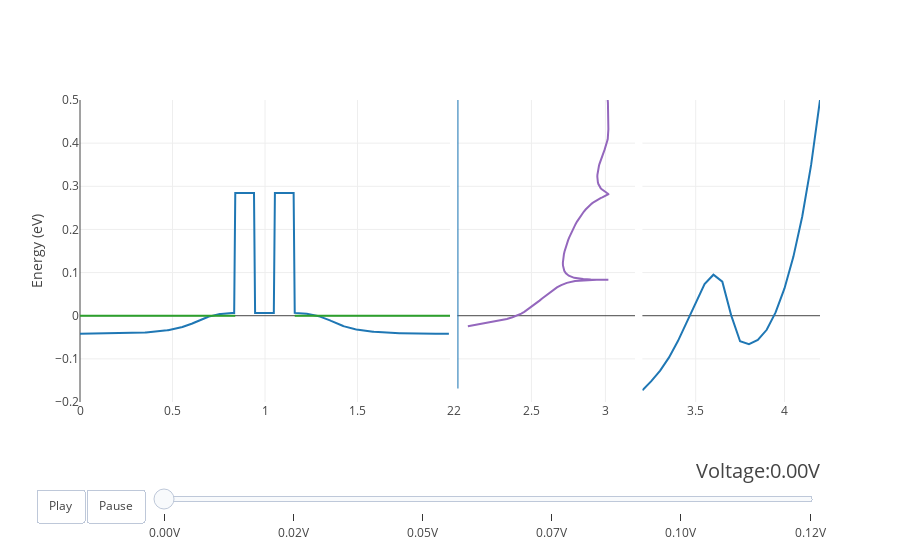

Source (notebook cell):
### Code cell
init_notebook_mode(connected=True)

figure = {
    'data': [],
    'layout': {},
    'frames': []
}

figure['layout']['xaxis'] = {'range': [0, 2], 'domain' : [0, 0.5]}
figure['layout']['xaxis2'] = {'range': [2, 3.2], 'domain' : [0.51, 0.75]}
figure['layout']['xaxis3'] = {'range': [3.2, 4.2], 'domain' : [0.76, 1]}
figure['layout']['yaxis'] = {'range': [-0.2, 0.5], 'title': 'Energy (eV)'}
figure['layout']['hovermode'] = 'closest'
figure['layout']['sliders'] = {
    'args': [
        'transition', {
            'duration': 400,
            'easing': 'cubic-in-out'
        }
    ],
    'initialValue': '0.00V',
    'plotlycommand': 'animate',
    'values': voltages,
    'visible': True
}


figure['layout']['updatemenus'] = [
    {
        'buttons': [
            {
                'args': [None, {'frame': {'duration': 500, 'redraw': False},
                         'fromcurrent': True, 'transition': {'duration': 300, 'easing': 'quadratic-in-out'}}],
                'label': 'Play',
                'method': 'animate'
            },
            {
                'args': [[None], {'frame': {'duration': 0, 'redraw': False}, 'mode': 'immediate',
                'transition': {'duration': 0}}],
                'label': 'Pause',
                'method': 'animate'
            }
        ],
        'direction': 'left',
        'pad': {'r': 10, 't': 87},
        'showactive': False,
        'type': 'buttons',
        'x': 0.1,
        'xanchor': 'right',
        'y': 0,
        'yanchor': 'top'
    }
]

sliders_dict = {
    'active': 0,
    'yanchor': 'top',
    'xanchor': 'left',
    'currentvalue': {
        'font': {'size': 20},
        'prefix': 'Voltage:',
        'visible': True,
        'xanchor': 'right'
    },
    'transition': {'duration': 300, 'easing': 'cubic-in-out'},
    'pad': {'b': 10, 't': 50},
    'len': 0.9,
    'x': 0.1,
    'y': 0,
    'steps': []
}

# make data
year = "0.00V"
data_dict = {
    'x': x,
    'y': y0["0.00V"],
    'showlegend' : False,
    'line' : {'color':'#1f77b4'}    
}
figure['data'].append(data_dict)
data_dict = {
    'x': x5,
    'y': y5,
    'mode': 'lines',
    'showlegend' : False,
    'line' : {'color':'#2CA02C'}
}
figure['data'].append(data_dict)
data_dict = {
    'x': x6,
    'y': y6["0.00V"],
    'mode': 'lines',
    'showlegend' : False,
    'line' : {'color':'#2CA02C'}
}
figure['data'].append(data_dict)
data_dict = {
    'x': x1["0.00V"],
    'y': y1["0.00V"],
    'xaxis' : 'x2',
    'showlegend' : False,
    'line' : {'color':'#1f77b4'}    
    
}
figure['data'].append(data_dict)
data_dict = {
    'x': x4["0.00V"],
    'y': y4["0.00V"],
    'xaxis' : 'x2',
    'showlegend' : False
    
}
figure['data'].append(data_dict)
data_dict = {
    'x': x2,
    'y': y2,
    'xaxis' : 'x3',
    'showlegend' : False,
    'line' : {'color':'#1f77b4'},   
    
}
figure['data'].append(data_dict)
data_dict = {
    'x': x3,
    'y': y3,
    'xaxis' : 'x3',
    'showlegend' : False,
    'line' : {'color':'#D62728'},   
}
figure['data'].append(data_dict)

for v in voltages:
    y = y0[v]
    t_x = x1[v]
    t = y1[v]
    tt_x = x4[v]
    tt = y4[v]
    c_x = x3[v]
    c = y3[v]
    year = v
    frame = {'data': [], 'name': v}
    data_dict = {
        'x': x,
        'y': y,
        'showlegend' : False,
        'line' : {'color':'#1f77b4'}            
    }
    frame['data'].append(data_dict)
    data_dict = {
        'x': x5,
        'y': y5,
        'mode': 'lines',
        'showlegend' : False,
        'line' : {'color':'#2CA02C'}
    }
    frame['data'].append(data_dict)    
    data_dict = {
        'x': x6,
        'y': y6[v],
        'mode': 'lines',
        'showlegend' : False,
        'line' : {'color':'#2CA02C'}
    }
    frame['data'].append(data_dict)    
    data_dict = {
        'x':  t_x,
        'y': t,
        'xaxis' : 'x2',
        'showlegend' : False,
        'line' : {'color':'#1f77b4'}            
    }
    frame['data'].append(data_dict)
    data_dict = {
        'x':  tt_x,
        'y': tt,
        'xaxis' : 'x2',
        'showlegend' : False          
    }
    frame['data'].append(data_dict)
    data_dict = {
        'x': x2,
        'y': y2,
        'xaxis' : 'x3',
        'showlegend' : False,
        'line' : {'color':'#1f77b4'}        
    }
    frame['data'].append(data_dict)
    data_dict = {
        'x': c_x,
        'y': c,
        'xaxis' : 'x3',
        'showlegend' : False,
        'line' : {'color':'#D62728'},        
    }
    frame['data'].append(data_dict)    

    figure['frames'].append(frame)
    slider_step = {'args': [
        [year],
        {'frame': {'duration': 300, 'redraw': True},
         'mode': 'immediate',
       'transition': {'duration': 300}}
     ],
     'label': year,
     'method': 'animate'}
    sliders_dict['steps'].append(slider_step)

  
figure['layout']['sliders'] = [sliders_dict]

iplot(figure, show_link=False)

### Figure 1 — Plotly figure (JSON) as saved in the notebook; plotly's stock layout.template omitted (floating-point values rounded to 4 significant figures; data arrays with more than 128 entries replaced by an {"elided": "..."} marker saying what was removed)
{"data": [{"line": {"color": "#1f77b4"}, "showlegend": false, "x": {"elided": "336 float values"}, "y": {"elided": "336 float values"}}, {"line": {"color": "#2CA02C"}, "mode": "lines", "showlegend": false, "x": [0, 0.8393], "y": [0, 0]}, {"line": {"color": "#2CA02C"}, "mode": "lines", "showlegend": false, "x": [1.161, 2], "y": [0, 0]}, {"line": {"color": "#1f77b4"}, "showlegend": false, "x": {"elided": "210 float values"}, "xaxis": "x2", "y": {"elided": "210 float values"}}, {"showlegend": false, "x": {"elided": "187 float values"}, "xaxis": "x2", "y": {"elided": "187 float values"}}, {"line": {"color": "#1f77b4"}, "showlegend": false, "x": [3.2, 3.25, 3.3, 3.35, 3.4, 3.45, 3.5, 3.55, 3.6, 3.65, 3.7, 3.75, 3.8, 3.85, 3.9, 3.95, 4, 4.05, 4.1, 4.15, 4.2], "xaxis": "x3", "y": [-0.1729, -0.1515, -0.1271, -0.09661, -0.0588, -0.0147, 0.02675, 0.07306, 0.09504, 0.07901, 0.0008684, -0.05911, -0.06575, -0.05633, -0.03265, 0.007517, 0.06326, 0.1364, 0.2301, 0.3496, 0.5]}, {"line": {"color": "#D62728"}, "showlegend": false, "x": {"0.00V": [3.2], "0.02V": [3.25], "0.05V": [3.3], "0.07V": [3.35], "0.10V": [3.4], "0.12V": [3.45]}, "xaxis": "x3", "y": {"0.00V": [-0.1729], "0.02V": [-0.1515], "0.05V": [-0.1271], "0.07V": [-0.09661], "0.10V": [-0.0588], "0.12V": [-0.0147]}}], "layout": {"hovermode": "closest", "sliders": [{"active": 0, "currentvalue": {"font": {"size": 20}, "prefix": "Voltage:", "visible": true, "xanchor": "right"}, "len": 0.9, "pad": {"b": 10, "t": 50}, "steps": [{"args": [["0.00V"], {"frame": {"duration": 300, "redraw": true}, "mode": "immediate", "transition": {"duration": 300}}], "label": "0.00V", "method": "animate"}, {"args": [["0.02V"], {"frame": {"duration": 300, "redraw": true}, "mode": "immediate", "transition": {"duration": 300}}], "label": "0.02V", "method": "animate"}, {"args": [["0.05V"], {"frame": {"duration": 300, "redraw": true}, "mode": "immediate", "transition": {"duration": 300}}], "label": "0.05V", "method": "animate"}, {"args": [["0.07V"], {"frame": {"duration": 300, "redraw": true}, "mode": "immediate", "transition": {"duration": 300}}], "label": "0.07V", "method": "animate"}, {"args": [["0.10V"], {"frame": {"duration": 300, "redraw": true}, "mode": "immediate", "transition": {"duration": 300}}], "label": "0.10V", "method": "animate"}, {"args": [["0.12V"], {"frame": {"duration": 300, "redraw": true}, "mode": "immediate", "transition": {"duration": 300}}], "label": "0.12V", "method": "animate"}], "transition": {"duration": 300, "easing": "cubic-in-out"}, "x": 0.1, "xanchor": "left", "y": 0, "yanchor": "top"}], "updatemenus": [{"buttons": [{"args": [null, {"frame": {"duration": 500, "redraw": false}, "fromcurrent": true, "transition": {"duration": 300, "easing": "quadratic-in-out"}}], "label": "Play", "method": "animate"}, {"args": [[null], {"frame": {"duration": 0, "redraw": false}, "mode": "immediate", "transition": {"duration": 0}}], "label": "Pause", "method": "animate"}], "direction": "left", "pad": {"r": 10, "t": 87}, "showactive": false, "type": "buttons", "x": 0.1, "xanchor": "right", "y": 0, "yanchor": "top"}], "xaxis": {"domain": [0, 0.5], "range": [0, 2]}, "xaxis2": {"domain": [0.51, 0.75], "range": [2, 3.2]}, "xaxis3": {"domain": [0.76, 1], "range": [3.2, 4.2]}, "yaxis": {"range": [-0.2, 0.5], "title": "Energy (eV)"}}}
